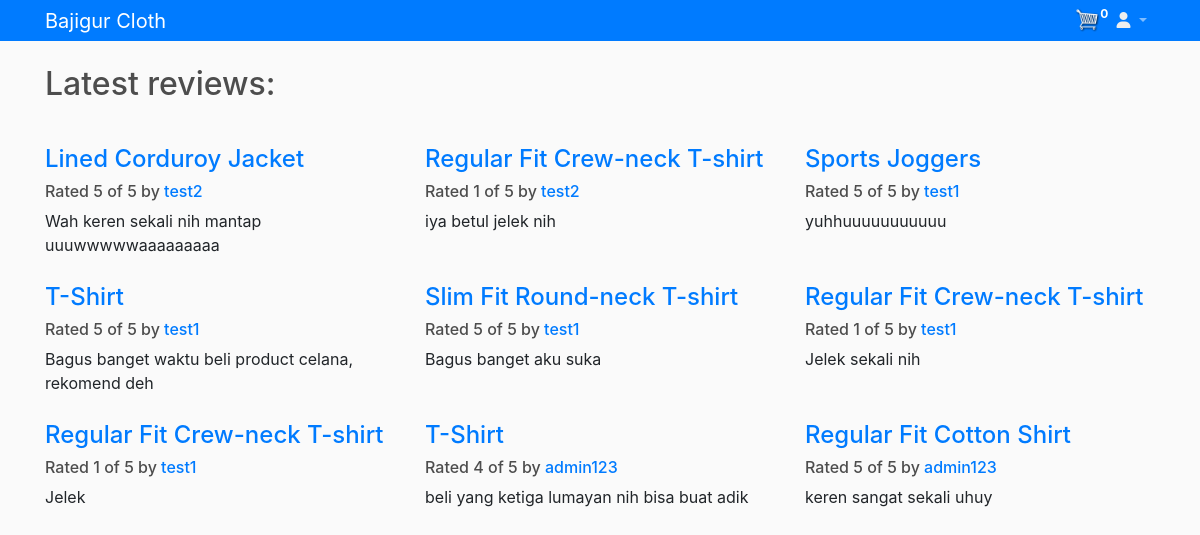
/products/review-list/, run on the app's committed database.
### products/models.py (models this page shows, shortened)
class Review(models.Model):
    RATING_CHOICES = (
        (1, '1'),
        (2, '2'),
        (3, '3'),
        (4, '4'),
        (5, '5'),
    )
    product = models.ForeignKey(Product, on_delete=models.DO_NOTHING)
    pub_date = models.DateTimeField('date published')
    user_name = models.CharField(max_length=128)
    comment = models.CharField(max_length=128)
    rating = models.IntegerField(choices=RATING_CHOICES)

class Product(models.Model):
    name = models.CharField(max_length=128, null=True)
    price = models.FloatField()
    image = models.ImageField(null=True, blank=True)

### products/views.py (the view)
# urls.py: path('review-list/', views.review_list, name='review-list'),
def review_list(request):
    if request.user.is_authenticated:
        account = request.user.account
        order, created = Order.objects.get_or_create(account=account, complete=False)
        cart_items = order.get_cart_items
    else:
        order = {'get_cart_total': 0, 'get_cart_items': 0, 'shipping': False}
        cart_items = order['get_cart_items']
    latest_review_list = Review.objects.order_by('-pub_date')[:9]
    context = {'latest_review_list': latest_review_list, 'cart_items': cart_items}
    return render(request, 'products/reviews.html', context)

### products/templates/products/reviews.html
{% extends 'base.html' %}
{% block content %}
<h2>Latest reviews:</h2>
<br>
{% if latest_review_list %}
<div class="row">
    {% for review in latest_review_list %}
    <div class="col-xs-6 col-lg-4">
        <h4><a href="{% url 'review-detail' review.id %}">
        {{ review.product.name }}
        </a></h4>
        <h6>Rated {{ review.rating }} of 5 by <a href="{% url 'user-review-list' review.user_name %}" >{{ review.user_name }}</a></h6>
        <p>{{ review.comment }}</p>
    </div>
    {% endfor %}
</div>
{% else %}
<p>No reviews are available.</p>
{% endif %}
{% endblock content %}

### static/css/main.css (style rules this page uses)
body { background-color: hsl(0, 0%, 98%); }
h1, h2, h3, h4, h5, h6 { color:hsl(0, 0%, 30%); }
.col-lg-4, .col-lg-6, .col-lg-8, .col-lg-12 { margin-top: 10px; }

### data on the page
Review: product.name "Lined Corduroy Jacket", rating "5", user_name "test2", comment "Wah keren sekali nih mantap uuuwwwwwaaaaaaaaa"
Review: product.name "Regular Fit Crew-neck T-shirt", rating "1", user_name "test2", comment "iya betul jelek nih"
Review: product.name "Sports Joggers", rating "5", user_name "test1", comment "yuhhuuuuuuuuuuu"
Review: product.name "T-Shirt", rating "5", user_name "test1", comment "Bagus banget waktu beli product celana, rekomend deh"
Review: product.name "Slim Fit Round-neck T-shirt", rating "5", user_name "test1", comment "Bagus banget aku suka"
Review: product.name "Regular Fit Crew-neck T-shirt", rating "1", user_name "test1", comment "Jelek sekali nih"
Review: product.name "Regular Fit Crew-neck T-shirt", rating "1", user_name "test1", comment "Jelek"
Review: product.name "T-Shirt", rating "4", user_name "admin123", comment "beli yang ketiga lumayan nih bisa buat adik"
Review: product.name "Regular Fit Cotton Shirt", rating "5", user_name "admin123", comment "keren sangat sekali uhuy"

### other printed values
{{ cart_items }} "0"
